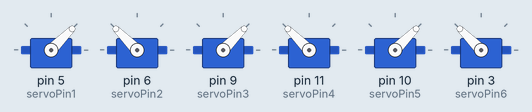
Recording of a sketch running on a simulated Arduino Uno, built with avr-gcc and run on an emulated ATmega328P. Shown: 6 × servo.

Above: at 0.05 s.
At 0.9 s:
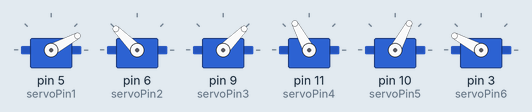
At 1.75 s:
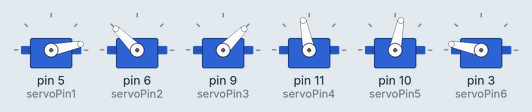
At 3.5 s:
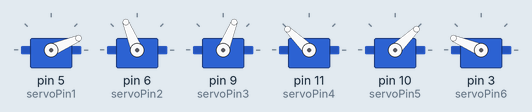
At 5.2 s:
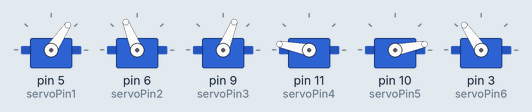
At 6.95 s:
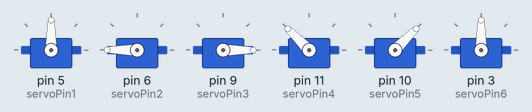
Timing chart, 0 to 9.0 s (numbered marks = the images above):
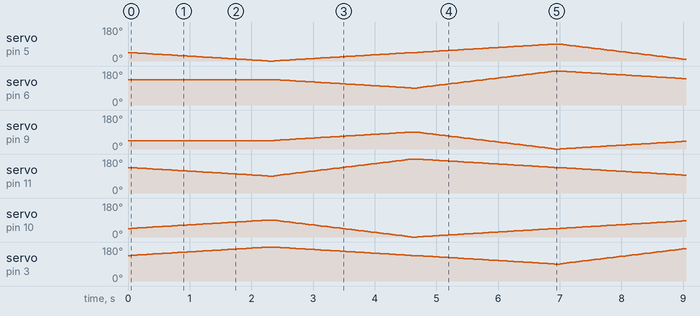

The sketch:

Stewart_Platform_PhaseDifference_Motion.ino
```cpp
#include <Servo.h>

Servo Servo1;
Servo Servo2;
Servo Servo3;
Servo Servo4;
Servo Servo5;
Servo Servo6;

int servoPin1 = 5;
int servoPin2 = 6;
int servoPin3 = 9;
int servoPin4 = 11;
int servoPin5 = 10;
int servoPin6 = 3;

void setup() {
  // put your setup code here, to run once:
  Servo1.attach(servoPin1);
  Servo2.attach(servoPin2);
  Servo3.attach(servoPin3);
  Servo4.attach(servoPin4);
  Servo5.attach(servoPin5);
  Servo6.attach(servoPin6);
}

void loop() {
  int i = 45;
  while(i <= 90) {
    Servo1.write(90-i);
    Servo6.write(90+i);
    Servo3.write(45);
    Servo2.write(135);
    Servo5.write(i);
    Servo4.write(180-i);

    delay(50);
    i++;
  }

  int counter = 0;
  while(counter < 5) {
    i = 0;
    while(i <= 45) {
      Servo1.write(i);
      Servo6.write(180-i);
      Servo3.write(45+i);
      Servo2.write(135-i);
      Servo5.write(90-2*i);
      Servo4.write(90+2*i);

      delay(50);
      i++;
    }

    i = 0;
    while(i <= 45) {
      Servo5.write(i);
      Servo4.write(180-i);
      Servo1.write(45+i);
      Servo6.write(135-i);
      Servo3.write(90-2*i);
      Servo2.write(90+2*i);

      delay(50);
      i++;
    }

    i = 0;
    while(i <= 45) {
      Servo3.write(i);
      Servo2.write(180-i);
      Servo5.write(45+i);
      Servo4.write(135-i);
      Servo1.write(90-2*i);
      Servo6.write(90+2*i);

      delay(50);
      i++;
    }

    counter++;
  }

  i = 0;
  while(i <= 45) {
    Servo1.write(i);
    Servo6.write(180-i);
    Servo3.write(45);
    Servo2.write(135);
    Servo5.write(90-i);
    Servo4.write(90+i);

    delay(50);
    i++;
  }
}
```
